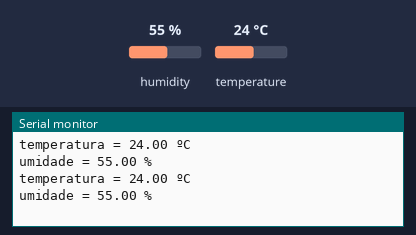
A sketch run on a simulated Arduino Uno, built with avr-gcc and run on an emulated ATmega328P. Parts: the last lines printed to the serial monitor. The test bench sets the inputs (shaded band); at power-on: humidity 55 %, temperature 24 °C.

Above: at 4.8 s.
4.9 s: humidity set to 22 %
At 6.5 s:
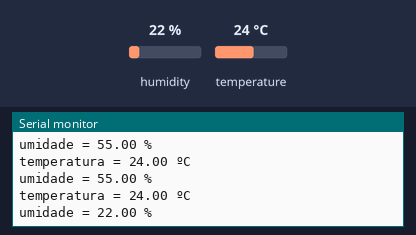
7.9 s: temperature set to 12 °C
At 9.2 s:
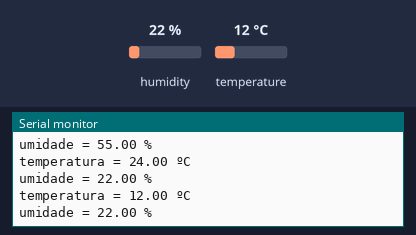
10.9 s: humidity set to 40 %
At 13.4 s:
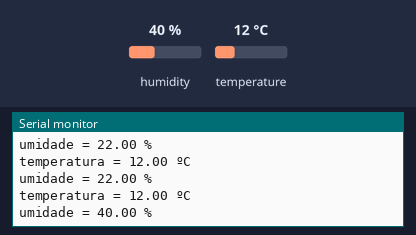
Timing chart, 0 to 14.9 s (numbered marks = the images above; inputs shaded):
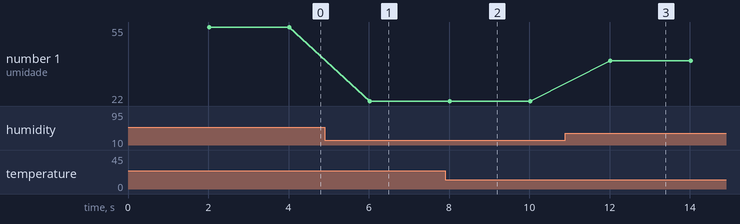

Measured:
- after the input at 4.9 s, the serial monitor: prints a new line after 1.1 s (image 1)
- after the input at 7.9 s, the serial monitor: prints a new line after 0.10 s (image 2)
- after the input at 10.9 s, the serial monitor: prints a new line after 1.1 s (image 3)
- plotted number 1: 55 → 22 after the input at 4.9 s, 22 → 40 after the input at 10.9 s

The sketch:

HTU_21D.ino
```cpp
#include <Wire.h>
#include "Adafruit_HTU21DF.h"
#define delay_time 2000L
unsigned long ref_time = 0;
Adafruit_HTU21DF htu = Adafruit_HTU21DF();

void setup() {
  Serial.begin(115200);
  while (!Serial) delay(100);
  while (!htu.begin()) {
    Serial.println(F("Erro de inicializacao ..."));
    delay(delay_time);
  }
  ref_time = millis();
}

void loop() {
  if (millis() - ref_time >= delay_time) {
    ref_time = millis();
    Serial.print(F("temperatura = "));
    Serial.print(htu.readTemperature());
    Serial.println(F(" ºC"));
    Serial.print(F("umidade = "));
    Serial.print(htu.readHumidity());
    Serial.println(F(" %"));
    Serial.println();
  }
}
```
